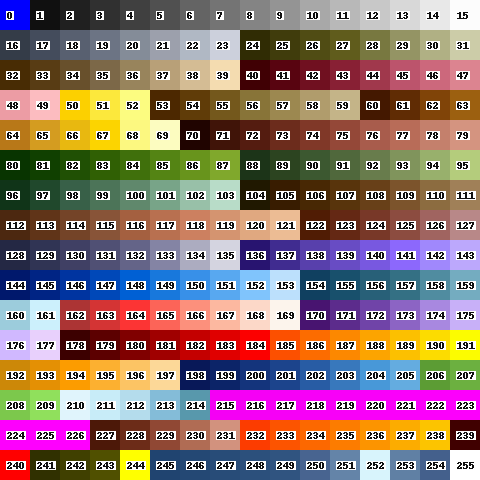
#> input picture src/pixel_generator/palette_key.png, 480 x 480 px
$ python test_truck.py   (older library calls are emulated)
#> lines starting #> are read from the running program, lines starting #| are printed output that depends on the picture
### src/pixel_generator/gestalts/common.py
# constants, classes, methods etc common to all gestalts in this project
from pixa import PixaSequence, PixaSequenceCollection, PixaShiftColour, PixaMaskColour, Spritesheet
import Image
import os.path
currentdir = os.curdir

# [17 lines left out: function hide_or_show_drawbar_dolly_wheels, not called in this run]

class GestaltCargoVariation:
    # [6 lines left out: function __init__, not called in this run]

class GestaltBodyVariation:
    def __init__(self, filename):
        self.filename = filename.split('.png')[0]
        self._parts = self.filename.split('-')
        self.gestalt_full_id = self._parts[0]
        self.colourset_id = self._parts[1]
        self.length = self._parts[2]
        self.floorplan_start_y = floorplan_start_y_per_length[self.length]
        if len(self._parts) > 3:
            self.cargo = self._parts[3]
        else:
            self.cargo = None
        if len(self._parts) > 4:
            self.cargo_colourset_id = self._parts[4]
        else:
            self.cargo_colourset_id = None

class GestaltTrailerVariation:
    # [14 lines left out: function __init__, not called in this run]

class GestaltTruckVariation:
    # [17 lines left out: function __init__, not called in this run]

class Variation:
    # [8 lines left out: function __init__, not called in this run]

    def attach_floorplan(self, floorplan):
        self.floorplan = floorplan


def get_gestalt_floorplan(gv, floorplan_filename):
#> called with floorplan_filename = 'fifth_wheel_mask_body_floorplan.png'
    floorplan = Image.open(os.path.join(currentdir, 'input', floorplan_filename))
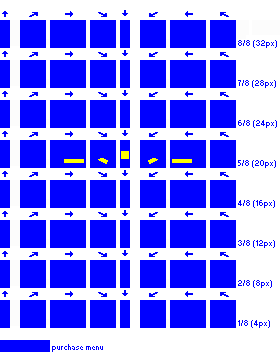
#> input picture src/pixel_generator/input/fifth_wheel_mask_body_floorplan.png, 280 x 360 px
#> floorplan is the input picture: PIL image 280x360 P; mean R, G, B 137.4, 137.4, 254.1
    # slice out the floorplan needed for this gestalt
    return floorplan.crop((0, gv.floorplan_start_y, floorplan.size[0], gv.floorplan_start_y + SPRITEROW_HEIGHT))
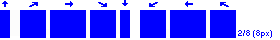
#> returned value: PIL image 280x40 P; mean R, G, B 124, 124, 254.8


# [6 lines left out: function get_cargo_floorplan, not called in this run]


def make_spritesheet(floorplan, row_count):
    return Spritesheet(width=floorplan.size[0], height=SPRITEROW_HEIGHT * row_count, palette=DOS_PALETTE)


# [8 lines left out: function construct_filename, not called in this run]


def get_output_path(filename, destination_dir='output'):
    """ Simple path maker, to deal with OS path. Expects a filename.
        Destination dir is optional, default will be used if not specified.
    """
    return os.path.join(currentdir, destination_dir, filename)


def get_standard_crop(angle):
    """ Get the origin offsets for drawing truck cabs. """
    return standard_sprite_crops[angle]


def get_cab_offsets(angle, truck_length):
    """ Get the origin offsets for drawing truck cabs. """
    return cab_offsets[truck_length][angle - 1] # angles start counting at 1, so convert to zero base


def get_truck_body_offsets(angle, truck_length):
    """ Get the origin offsets for drawing truck bodies. """
    return truck_body_offsets[truck_length][angle - 1] # angles start counting at 1, so convert to zero base

# constants
SPRITEROW_HEIGHT = 40
DOS_PALETTE = Image.open('palette_key.png').palette
INTERMEDIATES_PATH = os.path.join(currentdir, 'intermediates')
CARGO_SPRITE_WIDTH = 280
BODY_SPRITE_WIDTH = 280

# colour defaults
CC1 = 202
CC2 = 84
COL_COAL = 4
COL_MASK = 0

# could be calculated from sprite row height but 'meh', this is easy and obvious
floorplan_start_y_per_length = {
    '8_8': 10,
    '7_8': 50,
    '5_8': 130,
    '4_8': 170,
    '3_8': 210,
    '2_8': 250,
    '1_8': 290,
}


load_state_ranges = {
    'body_tipping': 5,
    'body_flat': 5,
    'body_box': 1,
    'body_tank': 1,
    'body_fifth_wheel': 1,
}

# standard crops to get individual angles from a sprite sheet
standard_sprite_crops = {
    '1': ((0, 0), (9, 28)),
    '2': ((20, 0), (46, 28)),
    '3': ((50, 0), (86, 28)),
    '4': ((90, 0), (116, 28)),
    '5': ((120, 0), (130, 28)),
    '6': ((140, 0), (166, 28)),
    '7': ((170, 0), (206, 28)),
    '8': ((210, 0), (236, 28)),
}

# x, y tuples of offsets for each cab angle; origin for each angle is bottom left corner of spritesheet blue box for that angle.
# length is truck total length, not cab length
cab_offsets = {
    '8_8': ((1, -25), (13, -22), (26, -16), (13, -16), (1, -16), (2, -16), (2, -16), (2, -22)), # unchecked, may be wrong
    '7_8': ((1, -25), (13, -22), (26, -16), (13, -16), (1, -16), (2, -16), (2, -16), (2, -22)),
    '6_8': ((1, -25), (13, -22), (26, -16), (13, -16), (1, -16), (2, -16), (2, -16), (2, -22)), # unchecked, may be wrong
    '5_8': ((1, -25), (13, -22), (26, -16), (13, -16), (1, -16), (2, -16), (2, -16), (2, -22)), # unchecked, may be wrong
    '4_8': ((1, -25), (13, -22), (26, -16), (13, -16), (1, -16), (2, -16), (2, -16), (2, -22)), # unchecked, may be wrong
    '3_8': ((1, -25), (13, -22), (26, -16), (13, -16), (1, -16), (2, -16), (2, -16), (2, -22)), # unchecked, may be wrong
    '2_8': ((1, -25), (13, -22), (26, -16), (13, -16), (1, -16), (2, -16), (2, -16), (2, -22)), # unchecked, may be wrong
}
# x, y tuples of offsets for each body angle when compositing to trucks (unlikely to be used for trailers).
# length is truck total length, not body length
truck_body_offsets = {
    '8_8': ((0, -22), (-4, -27), (-8, -28), (-4, -31), (0, -31), (4, -31), (8, -28), (4, -27)), # unchecked, may be wrong
    '7_8': ((0, -22), (-4, -27), (-8, -28), (-4, -31), (0, -31), (4, -31), (8, -28), (4, -27)),
    '6_8': ((0, -22), (-4, -27), (-8, -28), (-4, -31), (0, -31), (4, -31), (8, -28), (4, -27)), # unchecked, may be wrong
    '5_8': ((0, -22), (-4, -27), (-8, -28), (-4, -31), (0, -31), (4, -31), (8, -28), (4, -27)), # unchecked, may be wrong
    '4_8': ((0, -22), (-4, -27), (-8, -28), (-4, -31), (0, -31), (4, -31), (8, -28), (4, -27)), # unchecked, may be wrong
    '3_8': ((0, -22), (-4, -27), (-8, -28), (-4, -31), (0, -31), (4, -31), (8, -28), (4, -27)), # unchecked, may be wrong
    '2_8': ((0, -22), (-4, -27), (-8, -28), (-4, -31), (0, -31), (4, -31), (8, -28), (4, -27)), # unchecked, may be wrong
}

### misc/pixel_generator/pixa.py
import Image
import ImageDraw
import ImagePalette
import codecs #used for writing files - more unicode friendly than standard open() module
from copy import deepcopy
import os.path
currentdir = os.curdir


class _Point:
    """ simple class to hold the definition of a pixel that should be drawn """
    def __init__(self, dx, dy, colour):
        self.dx = dx
        self.dy = dy
        self._colour = colour # private storage of colour value or object

    # [11 lines left out: function colour, not called in this run]


class _PixaSpotColour:
    def __init__(self, shift, parent):
        self.shift = shift
        self.parent = parent

    def get_colour(self, colourset):
        result = colourset.get(self.parent.name, self.parent.default)
        return result + self.shift


class PixaColour:
    """
    small factory-like class
    holds a variable for a colour index, for use in sequences
    creates instances of spot colour classes which optionally shift up or down the colour index from the parent class
    """
    def __init__(self, name, default):
        self.name = name
        self.default = default

    def __call__(self, shift=0):
        return _PixaSpotColour(shift, self)


class PixaSequence:
    def __init__(self, points=None, transforms=None):
        """
        pass an optional sequence, in format [(dx, dy, colour)...]
        pass an optional list of transforms to use
        """
        self.colourset_cache = None
        self.temp_points_cache = None
        self.points = []
        self.transforms = []
        if points is not None:
            self.add_points(points)
        if transforms is not None:
            self.add_transforms(transforms)

    def add_points(self, points):
        """ pass in a list containing tuples of (x, y, colour) """
        # ? could check here and print a warning if more than one point has same x,y ?
        for dx, dy, col in points:
            self.points.append(_Point(dx = dx, dy = dy, colour = col))

    # [35 lines left out: functions add_transforms, get_recolouring, not called in this run]


class PixaSequenceCollection:
    def __init__(self, sequences):
        self.sequences = sequences

    def get_sequence_by_colour_index(self, colour):
        return self.sequences.get(colour)


class PixaMixer(object):
    """
    Empty base class for modifying a sequence.
    """

    # [11 lines left out: function convert, not called in this run]


class PixaShiftColour(PixaMixer):
    """
    Shift colours for an entire sequence by some value.
    """
    # [13 lines left out: functions __init__, convert, not called in this run]


class PixaMaskColour(PixaMixer):
    """
    Mask out all colours for an entire sequence (mask colour user-defined to allow for palette variations).
    """
    def __init__(self, mask_colour):
        self.mask_colour = mask_colour

    def convert(self, seq):
        return [_Point(p.dx, p.dy, self.mask_colour) for p in seq]


class PixaShiftDY(PixaMixer):
    """
    Shift Y position.

    @ivar ddy: Change in dy.
    @type ddy: C{int}
    """
    def __init__(self, ddy):
        self.ddy = ddy

    def convert(self, seq):
        return [_Point(p.dx, p.dy + self.ddy, p.colour()) for p in seq]


class Spritesheet(object):
    """
    Class holding the sprite sheet.

    @ivar sprites: The sprite sheet.
    @type sprites: L{Image}
    """
    def __init__(self, width, height, palette):
        """
        Construct an empty sprite sheet.

        @param width: Width of the sprite sheet.
        @type  width: C{int}

        @param height: Height of the sprite sheet.
        @type  height: C{int}

        @param palette: Palette of the sprite sheet.
        @type  palette: C{list} of (256*3) C{int}
        """
#> called with width = 280, height = 40
        self.sprites = Image.new('P', (width, height), 255)
#> self.sprites: PIL image 280x40 P; every value is 0
        self.sprites.putpalette(palette)
#> self.sprites: PIL image 280x40 P; every value is 255

    def render(self, spriterows):
        for i, spriterow in enumerate(spriterows):
            result = spriterow['floorplan'].copy() # need to copy the floorplan image to draw into (to avoid modifying the original image object)
            significant_pixels = pixascan(result)
            for render_pass in spriterow['render_passes']:
                result = pixarender(result, significant_pixels, render_pass['seq'], render_pass['colourset'])
            crop_start_y = i * spriterow['height']
            crop_end_y = crop_start_y + spriterow['height']
            self.sprites.paste(result,(0, crop_start_y, result.size[0], crop_end_y))
#> this loop made 1 pass
#> (crop_start_y, crop_end_y) on pass 1: (0, 40)

    def save(self, output_path):
        self.sprites.save(output_path, optimize=True)


class _PixaImageLoaderOptions:
    """ utility class to handle processing optional arguments """
    # [20 lines left out: function __init__, not called in this run]


class PixaImageLoader:
    """
    Loads images from disk and does various useful things with them.
    An instance of this class can store defaults for crops, masks etc, useful for working with imported spritesheets.
    Defaults can in certain cases be over-ridden when calling a method on this class.
    """
    # [64 lines left out: functions __init__, get_image, make_points, make_cheatsheet, not called in this run]


def pixascan(image):
    """ Optimisation method: scans an image from top left, rows first, and caches significant pixels from it into a list for reuse in multiple render passes """
    significant_pixels = []
    imagepx = image.load()
    for x in range(image.size[0]):
      for y in range(image.size[1]):
        colour = imagepx[x,y]
        if colour not in (0, 255): # don't store white, blue; assumes DOS palette
          significant_pixels.append((x,y,colour))
    return significant_pixels


def pixarender(image, significant_pixels, sequence_collection, colourset=None):
    """
    Draw pixels into an image from sequences.
    Expects a pre-assembled list of (x, y, colour) points to start drawing sequences at.
    """
    colours = set() #used for debug
    imagepx = image.load()
    for x, y, colour in significant_pixels:
        sequence = sequence_collection.get_sequence_by_colour_index(colour)
        if sequence is not None:
            for sx, sy, scol in sequence.get_recolouring(x, y, colourset):
                imagepx[sx,sy] = scol
    return image


# [4 lines left out: function generate, not called in this run]

### src/pixel_generator/gestalts/fifth_wheel_mask_body.py
from pixa import PixaColour, PixaSequence, PixaSequenceCollection
from pixa import Spritesheet
import Image
import common

gestalt_id = 'fifth_wheel_mask_body'
floorplan_filename = 'fifth_wheel_mask_body_floorplan.png'

# for this case we just redraw the mask shape pixels in the same colour
sc_passthrough = PixaSequenceCollection(
    sequences = {
        244 : PixaSequence(points = [(0, 0, 244),])
    }
)


def generate(filename):
    gv = common.GestaltBodyVariation(filename)
    floorplan = common.get_gestalt_floorplan(gv, floorplan_filename)
    spritesheet = common.make_spritesheet(floorplan, row_count=1)

    spriterows = []
    # spriterow holds data needed to render the row
    # only one spriterow for tank trailers; only one load state needed
    spriterow = {'height' : common.SPRITEROW_HEIGHT, 'floorplan' : floorplan}
    # add n render passes to the spriterow (list controls render order, index 0 = first pass)
    spriterow['render_passes'] = [
        {'seq' : sc_passthrough, 'colourset' : None},
    ]
    spriterows.append(spriterow)

    spritesheet.render(spriterows=spriterows)
    output_path = common.get_output_path(gv.filename + '.png', common.INTERMEDIATES_PATH)
    spritesheet.save(output_path)

### src/pixel_generator/test_truck.py
import gestalts.fifth_wheel_mask_body as fifth_wheel_mask_body
fifth_wheel_mask_body.generate('body_fifth_wheel_mask-blue_mask-2_8.png')

#> (the run stopped early here; a loop or call above may not have finished)
